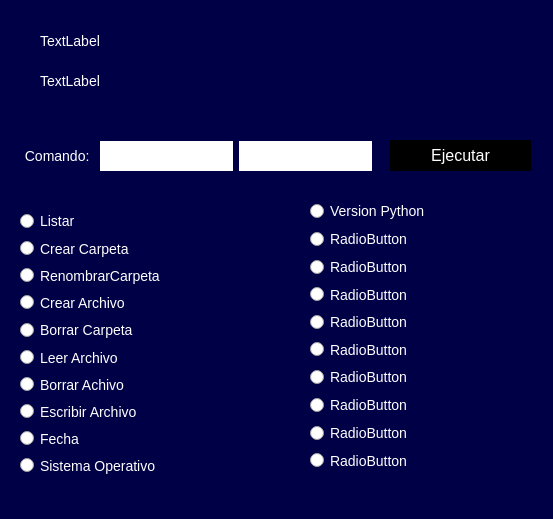
<?xml version="1.0" encoding="UTF-8"?>
<ui version="4.0">
 <class>Dialog</class>
 <widget class="QDialog" name="Dialog">
  <property name="geometry">
   <rect>
    <x>0</x>
    <y>0</y>
    <width>553</width>
    <height>519</height>
   </rect>
  </property>
  <property name="windowTitle">
   <string>Dialog</string>
  </property>
  <property name="styleSheet">
   <string notr="true">QDialog{
background-color: rgb(0, 0, 71);
font-family: arial, verdana;
}

QLineEdit{
border: 0;
font-size: 14px;
height: 30px;
}

QLabel{
color: #fff;
font-size: 14px;
}

QPushButton#boton{
background-color: #000;
color: #fff;
font-size: 16px;
border: 0;
}

QPushButton#boton:hover{
background-color: orange;
}

QRadioButton{
color: #fff;
font-size: 14px;
}
QRadioButton:hover{
background-color: orange;
}
</string>
  </property>
  <widget class="QPushButton" name="boton">
   <property name="geometry">
    <rect>
     <x>390</x>
     <y>140</y>
     <width>141</width>
     <height>31</height>
    </rect>
   </property>
   <property name="text">
    <string>Ejecutar</string>
   </property>
  </widget>
  <widget class="QWidget" name="layoutWidget">
   <property name="geometry">
    <rect>
     <x>310</x>
     <y>200</y>
     <width>181</width>
     <height>271</height>
    </rect>
   </property>
   <layout class="QGridLayout" name="gridLayout_3">
    <item row="11" column="0">
     <widget class="QRadioButton" name="rdb18">
      <property name="text">
       <string>RadioButton</string>
      </property>
     </widget>
    </item>
    <item row="0" column="0">
     <widget class="QRadioButton" name="rdb11">
      <property name="text">
       <string>Version Python</string>
      </property>
     </widget>
    </item>
    <item row="1" column="0">
     <widget class="QRadioButton" name="rdb12">
      <property name="text">
       <string>RadioButton</string>
      </property>
     </widget>
    </item>
    <item row="13" column="0">
     <widget class="QRadioButton" name="rdb20">
      <property name="text">
       <string>RadioButton</string>
      </property>
     </widget>
    </item>
    <item row="2" column="0">
     <widget class="QRadioButton" name="rdb13">
      <property name="text">
       <string>RadioButton</string>
      </property>
     </widget>
    </item>
    <item row="6" column="0">
     <widget class="QRadioButton" name="rdb16">
      <property name="text">
       <string>RadioButton</string>
      </property>
     </widget>
    </item>
    <item row="12" column="0">
     <widget class="QRadioButton" name="rdb19">
      <property name="text">
       <string>RadioButton</string>
      </property>
     </widget>
    </item>
    <item row="3" column="0">
     <widget class="QRadioButton" name="rdb14">
      <property name="text">
       <string>RadioButton</string>
      </property>
     </widget>
    </item>
    <item row="7" column="0">
     <widget class="QRadioButton" name="rdb17">
      <property name="text">
       <string>RadioButton</string>
      </property>
     </widget>
    </item>
    <item row="5" column="0">
     <widget class="QRadioButton" name="rdb15">
      <property name="text">
       <string>RadioButton</string>
      </property>
     </widget>
    </item>
   </layout>
  </widget>
  <widget class="QWidget" name="layoutWidget">
   <property name="geometry">
    <rect>
     <x>20</x>
     <y>210</y>
     <width>171</width>
     <height>266</height>
    </rect>
   </property>
   <layout class="QGridLayout" name="gridLayout_2">
    <item row="0" column="0">
     <widget class="QRadioButton" name="rdb1">
      <property name="text">
       <string>Listar</string>
      </property>
     </widget>
    </item>
    <item row="8" column="0">
     <widget class="QRadioButton" name="rdb8">
      <property name="text">
       <string>Escribir Archivo</string>
      </property>
     </widget>
    </item>
    <item row="4" column="0">
     <widget class="QRadioButton" name="rdb4">
      <property name="text">
       <string>Crear Archivo</string>
      </property>
     </widget>
    </item>
    <item row="7" column="0">
     <widget class="QRadioButton" name="rdb7">
      <property name="text">
       <string>Borrar Achivo</string>
      </property>
     </widget>
    </item>
    <item row="5" column="0">
     <widget class="QRadioButton" name="rdb5">
      <property name="text">
       <string>Borrar Carpeta</string>
      </property>
     </widget>
    </item>
    <item row="6" column="0">
     <widget class="QRadioButton" name="rdb6">
      <property name="text">
       <string>Leer Archivo</string>
      </property>
     </widget>
    </item>
    <item row="2" column="0">
     <widget class="QRadioButton" name="rdb3">
      <property name="text">
       <string>RenombrarCarpeta</string>
      </property>
     </widget>
    </item>
    <item row="11" column="0">
     <widget class="QRadioButton" name="rdb10">
      <property name="text">
       <string>Sistema Operativo</string>
      </property>
     </widget>
    </item>
    <item row="9" column="0">
     <widget class="QRadioButton" name="rdb9">
      <property name="text">
       <string>Fecha</string>
      </property>
     </widget>
    </item>
    <item row="1" column="0">
     <widget class="QRadioButton" name="rdb2">
      <property name="text">
       <string>Crear Carpeta</string>
      </property>
     </widget>
    </item>
   </layout>
  </widget>
  <widget class="QLabel" name="labelLenguaje">
   <property name="geometry">
    <rect>
     <x>40</x>
     <y>20</y>
     <width>341</width>
     <height>41</height>
    </rect>
   </property>
   <property name="text">
    <string>TextLabel</string>
   </property>
  </widget>
  <widget class="QWidget" name="layoutWidget">
   <property name="geometry">
    <rect>
     <x>21</x>
     <y>140</y>
     <width>351</width>
     <height>32</height>
    </rect>
   </property>
   <layout class="QHBoxLayout" name="horizontalLayout">
    <item>
     <widget class="QLabel" name="label">
      <property name="text">
       <string> Comando: </string>
      </property>
     </widget>
    </item>
    <item>
     <widget class="QLineEdit" name="nombre"/>
    </item>
    <item>
     <widget class="QLineEdit" name="nombre2"/>
    </item>
   </layout>
  </widget>
  <widget class="QLabel" name="labelLenguaje2">
   <property name="geometry">
    <rect>
     <x>40</x>
     <y>60</y>
     <width>341</width>
     <height>41</height>
    </rect>
   </property>
   <property name="text">
    <string>TextLabel</string>
   </property>
  </widget>
 </widget>
 <resources/>
 <connections/>
</ui>
